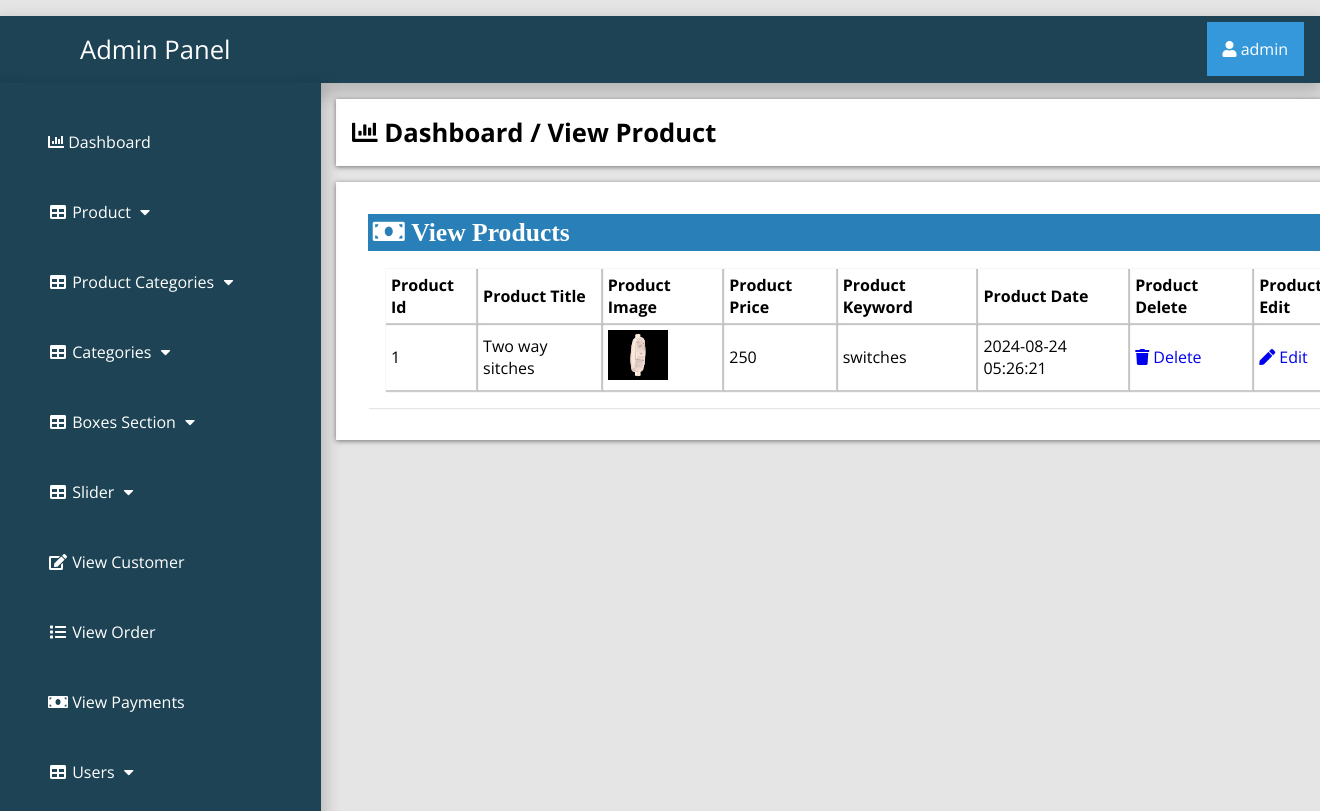
The app's page /admin_area/index.php?view_product (signed in) with its own data.
### tables this page shows
CREATE TABLE `products` (
  `product_id` int(10) NOT NULL,
  `p_cat_id` int(10) NOT NULL,
  `cat_id` int(10) NOT NULL,
  `date` timestamp NOT NULL DEFAULT current_timestamp() ON UPDATE current_timestamp(),
  `product_title` text NOT NULL,
  `product_img1` text NOT NULL,
  `product_img2` text NOT NULL,
  `product_img3` text NOT NULL,
  `product_price` int(10) NOT NULL,
  `product_desc` text NOT NULL,
  `product_keyword` text NOT NULL
);

### admin_area/view_product.php (the view)
<?php
if (!isset($_SESSION['admin_email'])){
  echo "<script>window.open('login.php','_self')</script>";
  }else{
?>
<div class="row">
	<div class="col-lg-12">
		<div class="breadcrump">
			<li class="active">
				<i class="fa fa-bar-chart"></i>
				Dashboard / View Product
			</li>
		</div>
	</div>
</div>
<div class="row">
	<div class="col-lg-12">
		<div class="panel panel-default">
			<div class="panel-heading">
				<h3 class="panel-title">
					<i class="fa fa-money fa-fw"> View Products </i>
				</h3>
			</div>
			<div class="panel-body">
				<div class="table-responsive">
					<table class="table table-bordered table-hover table-striped">
						<thead>
							<tr>
								<th>Product Id</th>
								<th>Product Title</th>
								<th>Product Image</th>
								<th>Product Price</th>
								<th>Product Keyword</th>
								<th>Product Date</th>
								<th>Product Delete</th>
								<th>Product Edit</th>
							</tr>
						</thead>
						<tbody>
							<?php
							$i=0;
							$get_product="select * from products";
                            $run_p=mysqli_query($con,$get_product);
                            while ($row=mysqli_fetch_array($run_p)) {
                            	$pro_id=$row['product_id'];
                            	$product_title=$row['product_title'];
                            	$product_img1=$row['product_img1'];
                            	$product_price=$row['product_price'];
                            	$product_keyword=$row['product_keyword'];
                            	$date=$row['date'];
                            	$i++;
                            	 ?>
							<tr>
								<td><?php echo $i ?></td>
								<td><?php echo $product_title ?></td>
								<td><img src="product_images/<?php echo $product_img1 ?>" width="60" height="50"></td>
								<td><?php echo $product_price ?></td>
                                <td><?php echo $product_keyword ?></td>
								<td><?php echo $date ?></td>
								<td>
									<a href="index.php?delete_product=<?php echo $pro_id ?>"> <i class="fa fa-trash"></i> Delete </a>
								</td>
								<td>
									<a href="index.php?edit_product=<?php echo $pro_id ?>"> <i class="fa fa-pen"></i> Edit </a>
								</td>
							</tr>
						<?php } ?>
						</tbody>
					</table>
				</div>
			</div>
		</div>
	</div>
</div>
<?php } ?>

### admin_area/includes/sidebar.php (shortened to what this page needs)
<?php
if (!isset($_SESSION['admin_email'])){
  echo "<script>window.open('login.php','_self')</script>";
  }else{
?>
<nav class="navbar navbar-inverse navbar-fixed-top" >
	<div class="navbar-header">
		<a href="index.php?dashboard" class="navbar-brand"><span>Admin Panel</span></a>
	</div>
		<div class="dropdown">
		 <button onclick="myFunction()" class="dropbtn"><i class="fa fa-user"></i> <?php echo $admin_name; ?></a></button>
		</div>
	<div class="collapse navbar-collapse navbar-ex1-collapse">
	<ul class="nav navbar-nav side-nav">
  <li>
    <a href="index.php?dashboard"><i class="fa fa-bar-chart"></i> Dashboard</a>
  </li>
  <li class="button-dropdown" id="#products">
    <a href="#" class="dropdown-toggle" data-toggle="collapse" data-target="#products"><i class="fa fa-fw fa-table"></i> Product <i class="fa fa-fw fa-caret-down"></i></a>
  </li>
  <li class="button-dropdown" id="#products_cat">
    <a href="#" class="dropdown-toggle" data-toggle="collapse" data-target="#products_cat"><i class="fa fa-fw fa-table"></i> Product Categories <i class="fa fa-fw fa-caret-down"></i></a>
  </li>
  <li class="button-dropdown" id="#category">
    <a href="#" class="dropdown-toggle" data-toggle="collapse" data-target="#category"><i class="fa fa-fw fa-table"></i> Categories <i class="fa fa-fw fa-caret-down"></i></a>
  </li>
<li class="button-dropdown" >
  <a href="#" class="dropdown-toggle" data-toggle="collapse" data-target="#boxes">
    <i class="fa fa-fw fa-table"></i> Boxes Section <i class="fa fa-fw fa-caret-down"></i>
  </a>
</li>
  <li class="button-dropdown">
    <a href="#" class="dropdown-toggle" data-toggle="collapse" data-target="#slider"><i class="fa fa-fw fa-table"></i>  Slider <i class="fa fa-fw fa-caret-down"></i></a>
  </li>
  <li>
  	<a href="index.php?view_customer">
  		<i class="fa fa-fw fa-edit"></i> View Customer
  	</a>
  </li>
  <li>
  	<a href="index.php?view_order">
  		<i class="fa fa-fw fa-list"></i> View Order
  	</a>
  </li>
  <li>
  	<a href="index.php?view_payments">
  		<i class="fa fa-fw fa-money"></i> View Payments
  	</a>
  </li>
  <li class="button-dropdown">
    <a href="#" class="dropdown-toggle" data-toggle="collapse" data-target="#users"><i class="fa fa-fw fa-table"></i>  Users <i class="fa fa-fw fa-caret-down"></i></a>
  </li>
</ul>
</div>
</nav>
<?php } ?>

### admin_area/css/style.css (style rules this page uses)
:root { --blue:#2980b9; }
body { margin-top: ; }
* { font-family: 'Open Sans', sans-serif; margin:0; padding:0; box-sizing: border-box; text-decoration: none; transition: all .2s cubic-bezier(.37,1.14,.26,1.24); }
html { background-color: rgba(0,0,0,.1); }
.navbar-fixed-top { background:#1d4354; padding: 1rem; margin-top: 1rem; box-shadow: 0px 8px 16px 4px rgba(0,0,0,0.2); margin-left: ; margin-right: ; }
.navbar-fixed-top a span { margin-left: 4rem; }
.navbar-fixed-top .navbar-brand { font-size: 1.6rem; color: #ffffff; }
.dropbtn { background-color: #3498DB; color: white; padding: 16px; font-size: 16px; border: none; cursor: pointer; }
.dropdown { position: relative; display: inline-block; float: right; margin-top: -2.8rem; }
.nav { position: absolute; top: 51px; margin-top: 32px; width: auto; height: 110%; border-radius: 0; display: block; background-color: #1d4354; bottom: 0; overflow: hidden; padding-bottom: 40px; box-shadow: 0px 8px 16px 4px rgba(0,0,0,0.2); margin-left: -1rem; }
.nav>li>a { width: 225px; display: block; color: #ffffff; margin: 3rem; }
.row { width: 81.2%; background-color: #ffffff; margin: auto; margin-left: 21rem; margin-top: 1rem; padding: 1rem; display: ; }
.panel { text-align: left; box-shadow: 1px 1px 1px 0px rgba(0.1,0.1,0.1,0.1); margin: 1rem; background-color: #ffffff; padding: rem; }
.panel-heading .panel-title { background-color: #2980b9; color: #ffffff; padding: .3rem; }
.table-responsive .table-striped th { padding: 5px; box-shadow: 1px 1px 1px 1px rgba(0.1,0.1,0.1,0.2); }
.table-responsive .table-striped tbody td { box-shadow: 1px 1px 1px 1px rgba(0.1,0.1,0.1,0.2); padding:5px; }
.breadcrump .active { font-weight: bold; font-size: 1.6rem; }
.row { list-style: none; box-shadow: 0 1px 5px rgba(0, 0, 0, 0.5); }
.row .fa-money { font-size: 1.6rem; width: 50%; text-align: left; }
.panel-body { display: flex; align-items: center; justify-content: left; padding: 1rem; flex-wrap: wrap; }

### records on screen
products: product_title "Two way sitches", product_img1 (picture), product_price "250", product_keyword "switches", date "2024-08-24 05:26:21"

### other values on screen
$admin_name "admin"
